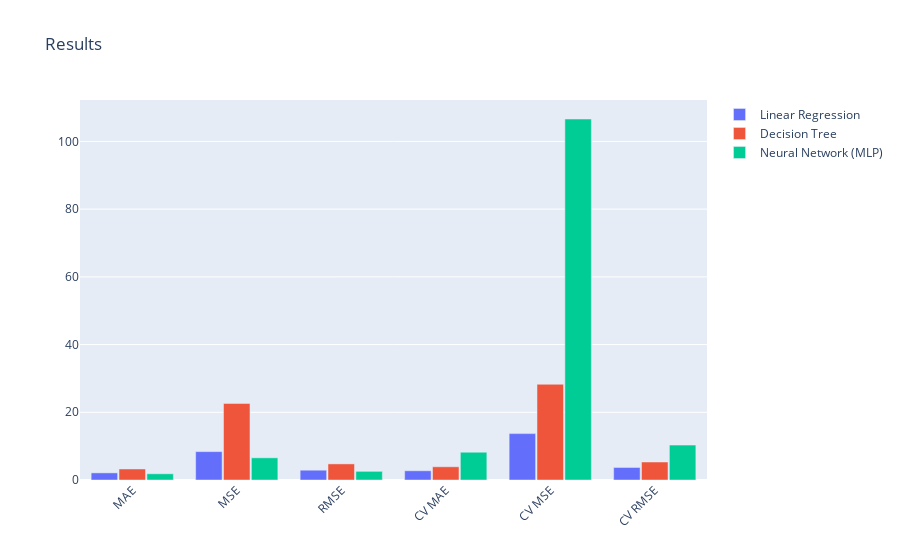

The code cell stored with this chart in its notebook:
### Markdown cell above
## Results

### Code cell
metrics = ['MAE', 'MSE', 'RMSE', 'CV MAE', 'CV MSE', 'CV RMSE']

# Plot metrics.
fig = go.Figure(data=[
    go.Bar(name='Linear Regression', x=metrics, y=[mean_absolute_error(y_test, lin_pred),
                                                   mean_squared_error(
                                                       y_test, lin_pred),
                                                   np.sqrt(mean_squared_error(
                                                       y_test, lin_pred)),
                                                   abs(cv_lin_reg['test_neg_mean_absolute_error'].mean(
                                                   )),
                                                   abs(cv_lin_reg['test_neg_mean_squared_error'].mean(
                                                   )),
                                                   np.sqrt(abs(cv_lin_reg['test_neg_mean_squared_error'].mean()))]),
    go.Bar(name='Decision Tree', x=metrics, y=[mean_absolute_error(y_test, tr_pred),
                                               mean_squared_error(
        y_test, tr_pred),
        np.sqrt(mean_squared_error(
            y_test, tr_pred)),
        abs(cv_tr_reg['test_neg_mean_absolute_error'].mean(
        )),
        abs(cv_tr_reg['test_neg_mean_squared_error'].mean(
        )),
        np.sqrt(abs(cv_tr_reg['test_neg_mean_squared_error'].mean()))]),
    go.Bar(name='Neural Network (MLP)', x=metrics, y=[mean_absolute_error(y_test, mlp_pred),
                                                      mean_squared_error(
        y_test, mlp_pred),
        np.sqrt(mean_squared_error(
            y_test, mlp_pred)),
        abs(cv_mlp_reg['test_neg_mean_absolute_error'].mean(
        )),
        abs(cv_mlp_reg['test_neg_mean_squared_error'].mean(
        )),
        np.sqrt(abs(cv_mlp_reg['test_neg_mean_squared_error'].mean()))])
])

fig.update_layout(title_text='Results',
                  barmode='group', xaxis_tickangle=-45, bargroupgap=0.05)
fig.show()

### Figure 1 — Plotly figure (JSON) as saved in the notebook; plotly's stock layout.template omitted (floating-point values rounded to 4 significant figures)
{"data": [{"name": "Linear Regression", "type": "bar", "x": ["MAE", "MSE", "RMSE", "CV MAE", "CV MSE", "CV RMSE"], "y": [2.103, 8.385, 2.896, 2.727, 13.7, 3.702]}, {"name": "Decision Tree", "type": "bar", "x": ["MAE", "MSE", "RMSE", "CV MAE", "CV MSE", "CV RMSE"], "y": [3.258, 22.6, 4.754, 3.904, 28.27, 5.317]}, {"name": "Neural Network (MLP)", "type": "bar", "x": ["MAE", "MSE", "RMSE", "CV MAE", "CV MSE", "CV RMSE"], "y": [1.834, 6.554, 2.56, 8.205, 106.6, 10.33]}], "layout": {"bargroupgap": 0.05, "barmode": "group", "title": {"text": "Results"}, "xaxis": {"tickangle": -45}}}
